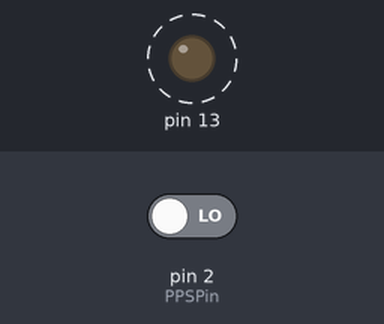
This sketch was run on a simulated Teensy 4. On the bench: output pins drawn as LEDs (lit = HIGH). Dashed ring = blinking. The inputs (shaded band) are chosen by the test bench; at power-on: pin 2 (PPSPin) LOW. Pins used as bus, display or sensor lines are not drawn; what the sketch prints to the serial monitor is not drawn.

Above: at 0.2 s.
Timing chart, 0 to 3.0 s (numbered marks = the images above):
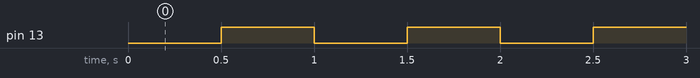

Measured:
- by itself, pin 13: alternates HIGH for 0.50 s and LOW for 0.50 s

The sketch:

camera_trigger_teensy.ino
```cpp
// (licence header left out)
#include <avr/io.h>
#include <avr/interrupt.h>

int triggerPin = 1; ///< Pin number on the Tensy LC used to trigger the cameras
int PPSPin = 2;     ///< Pin number for pps input
int triggerFPS = 40; ///< default trigger rate

unsigned long time; ///< Time that the last message was published
unsigned long elapsed; ///< Calculated elapsed time since last transmission

unsigned long pps; ///< Time that last pps message was recived
int ppsCount=0; ///< count of received pps pulses
float dataPublishPeriod = 500; ///< Period for data to be sent back to computer

IntervalTimer triggerTimer;

/**
* @brief Sets up all parameters and attaches interrupts
*/
void setup()
{
  pinMode(triggerPin, OUTPUT);
  pinMode(13, OUTPUT);
  unsigned long timerInterval = 1000000 / (triggerFPS*2);
  triggerTimer.begin(blinkTriggerOutput, timerInterval);
  //configureTriggerTimers();
  //attach all interrupt for incoming pps
  attachInterrupt(digitalPinToInterrupt(PPSPin), int0, RISING);

  time = 0;
  pps = 0;

  Serial.begin(115200);
}

/**
* @brief Main body of program, processes data from USB, sends diagnostic info over USB.
*/
void loop()
{
  //parse incoming fps trigger requests from computer
  if(Serial.available() && Serial.read() == '#')
  {
      char buffer[10];
      int numBytesRead = Serial.readBytesUntil(':', buffer, 10);
      if(numBytesRead < 10)
        buffer[numBytesRead] = '\0';
      if(strcmp(buffer, "fps") == 0)
      {
        triggerFPS = Serial.parseInt();
        unsigned long timerInterval = 1000000 / (triggerFPS*2);
        triggerTimer.update(timerInterval);
      }
  }
  elapsed = millis()-time;
  if(elapsed >= dataPublishPeriod)
  {
    time = millis();

    //if received a pps within last second
    Serial.print("#pps:");
    Serial.println(ppsCount);

    Serial.print("#fps:");
    Serial.println(triggerFPS);

    digitalWrite(13, !digitalRead(13));
  }
}

/**
 * @brief Interrupt callback for camera trigger timer
 */
void blinkTriggerOutput()
{
  digitalWrite(triggerPin, !digitalRead(triggerPin));
}

/**
* @brief Interrupt service routine 0 (for incoming pps signal). Currently doesn't do anything
*/
void int0()
{
  pps = millis();
  ++ppsCount;
}
```
